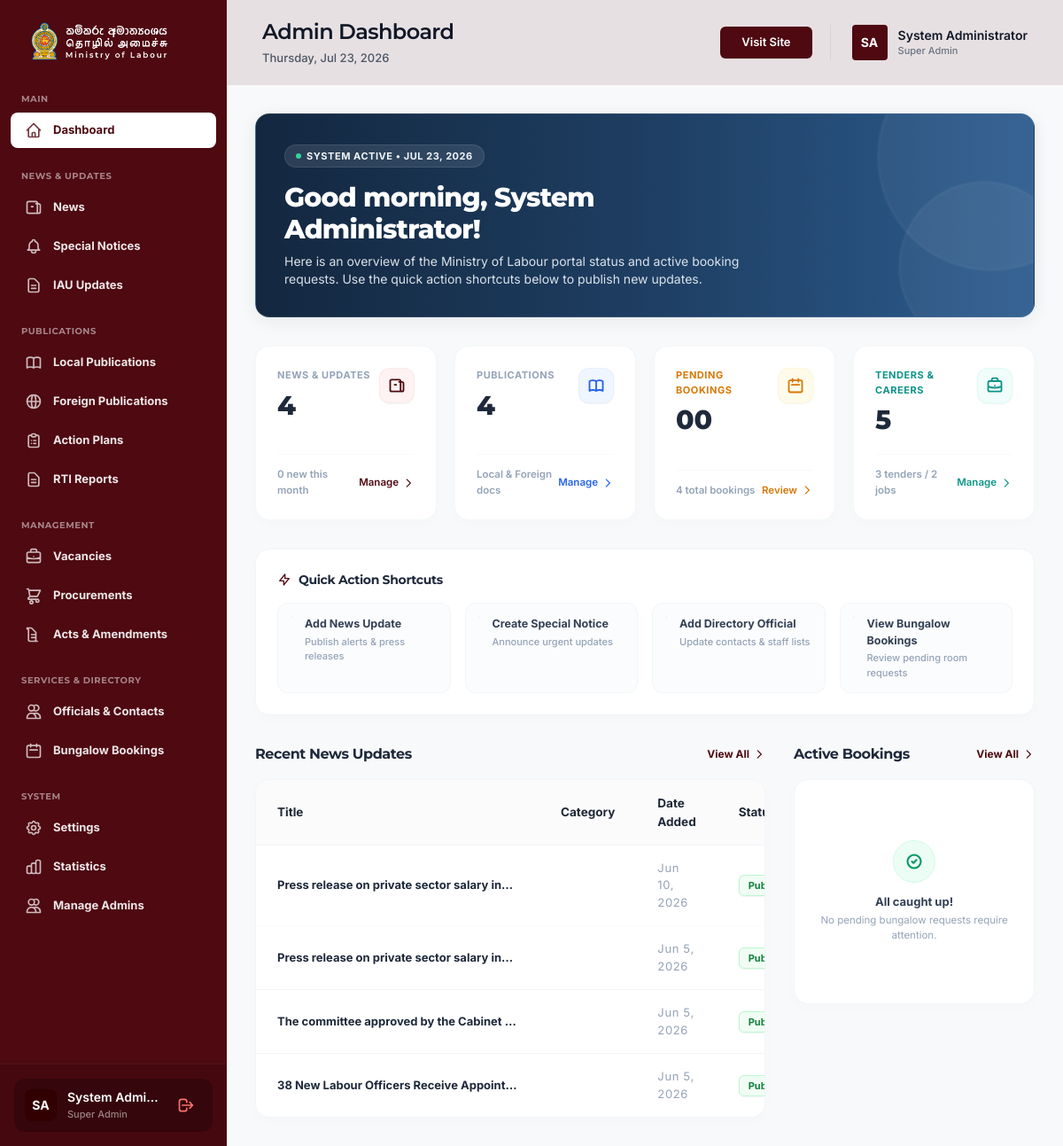
Page /admin/dashboard (signed in) on the committed database.
### tables this page shows
CREATE TABLE `news` (
  `id` int(11) NOT NULL AUTO_INCREMENT,
  `title` varchar(255) NOT NULL,
  `title_si` varchar(255) DEFAULT NULL,
  `title_ta` varchar(255) DEFAULT NULL,
  `publish_date` date DEFAULT NULL,
  `content` longtext NOT NULL,
  `content_si` longtext DEFAULT NULL,
  `content_ta` longtext DEFAULT NULL,
  `cover_image` varchar(255) DEFAULT NULL,
  `tags` varchar(255) DEFAULT NULL,
  `language` varchar(20) NOT NULL DEFAULT 'english',
  `visibility` enum('public','private','hidden') NOT NULL DEFAULT 'public',
  `is_featured` tinyint(1) NOT NULL DEFAULT 0,
  `is_special_notice` tinyint(1) NOT NULL DEFAULT 0,
  `status` enum('Draft','Pending Approval','Published') NOT NULL DEFAULT 'Draft',
  `author_id` int(11) DEFAULT NULL,
  `created_at` timestamp NULL DEFAULT current_timestamp(),
  `updated_at` timestamp NULL DEFAULT current_timestamp() ON UPDATE current_timestamp(),
  PRIMARY KEY (`id`),
  KEY `author_id` (`author_id`),
  CONSTRAINT `news_ibfk_1` FOREIGN KEY (`author_id`) REFERENCES `admins` (`id`) ON DELETE SET NULL
);

### admin/index.php (the view, shortened to what the rows shown need)
<?php
require_once 'includes/auth.php';
require_once 'includes/db.php';
$recentNews = [];
try {
    $recentNews = $pdo->query("SELECT n.*, a.name as author_name FROM news n LEFT JOIN admins a ON n.author_id = a.id ORDER BY n.created_at DESC LIMIT 5")->fetchAll();
} catch (PDOException $e) {}
include 'includes/header.php';
?>
<div class="flex-1 flex flex-col min-w-0 bg-[#F8F9FA] relative z-10 font-inter">
    <?php include 'includes/topbar.php'; ?>
    <main class="flex-1 overflow-x-hidden overflow-y-auto p-4 md:p-8 bg-[#F8F9FA]">
        <div class="relative bg-gradient-to-r from-primary via-[#1E3E62] to-[#2D5C8F] rounded-2xl p-6 md:p-8 text-white mb-8 overflow-hidden shadow-[0_4px_20px_rgba(19,39,63,0.08)] border border-slate-100/10">
            <div class="relative z-10 max-w-xl">
                <?php
                $adminUser = getLoggedInAdmin();
                $hour = date('H');
                $greeting = 'Welcome back';
                if ($hour < 12) {
                    $greeting = 'Good morning';
                } elseif ($hour < 17) {
                    $greeting = 'Good afternoon';
                } else {
                    $greeting = 'Good evening';
                }
                ?>
                <h2 class="text-2xl md:text-3xl font-extrabold font-montserrat tracking-tight mb-2">
                    <?= $greeting ?>, <?= htmlspecialchars($adminUser['name'] ?? 'Admin') ?>!
                </h2>
            </div>
        </div>
        <?php
        $showNewsTable = hasPermission('manage_news');
        $showBookingsTable = hasPermission('manage_bookings');
        ?>
        <?php if ($showNewsTable || $showBookingsTable): ?>
        <div class="grid grid-cols-1 lg:grid-cols-3 gap-8">
            <?php if ($showNewsTable): ?>
            <div class="<?= $showBookingsTable ? 'lg:col-span-2' : 'lg:col-span-3' ?>">
                <?php
                $headers = [
                    ['label' => 'Title', 'class' => ''],
                    ['label' => 'Category', 'class' => 'w-32'],
                    ['label' => 'Date Added', 'class' => 'w-32'],
                    ['label' => 'Status', 'class' => 'w-28'],
                    ['label' => 'Actions', 'class' => 'text-right w-20']
                ];
                renderAdminTable($headers, $recentNews, function($news) {
                    ?>
                    <tr class="hover:bg-slate-50/60 bg-white border-b border-slate-50/70 transition-all duration-150 group">
                        <td class="py-4 px-6 font-bold text-slate-800 max-w-xs truncate group-hover:text-secondary transition-colors"><?= htmlspecialchars($news['title']) ?></td>
                        <td class="py-4 px-6 text-slate-500 font-semibold text-[12px]"><?= htmlspecialchars($news['category']) ?></td>
                        <td class="py-4 px-6 text-slate-400 font-mono"><?= date('M j, Y', strtotime($news['created_at'])) ?></td>
                        <td class="py-4 px-6">
                            <?php if ($news['status'] === 'Published'): ?>
                            <span class="px-2.5 py-1 rounded-md bg-green-50 text-green-700 border border-green-200 text-[11px] font-bold shadow-sm">Published</span>
                            <?php else: ?>
                            <span class="px-2.5 py-1 rounded-md bg-orange-50 text-orange-700 border border-orange-200 text-[11px] font-bold shadow-sm">Draft</span>
                            <?php endif; ?>
                        </td>
                    </tr>
                    <?php
                }, [
                    'minWidth' => '600px',
                    'emptyTitle' => 'No news updates published yet.',
                    'emptySubtitle' => 'Click "Add News Update" to publish your first content.',
                    'emptyIcon' => 'news',
                    'containerClass' => 'bg-white rounded-2xl border border-slate-100 shadow-[0_4px_16px_rgba(0,0,0,0.015)] overflow-hidden'
                ]);
                ?>
            </div>
            <?php endif; ?>
        </div>
        <?php endif; ?>
    </main>
</div>
<?php include 'includes/footer.php'; ?>

### admin/includes/table-helper.php (shortened to what the rows shown need)
<?php
function renderAdminTable(array $headers, array $rows, callable $renderRowCallback, array $options = []) {
    $minWidth       = $options['minWidth'] ?? '800px';
    $emptyTitle     = $options['emptyTitle'] ?? 'No records found';
    $emptySubtitle  = $options['emptySubtitle'] ?? 'There are no items matching your criteria.';
    $emptyIcon      = $options['emptyIcon'] ?? 'document';
    $tableClass     = $options['tableClass'] ?? 'js-filterable-table w-full text-left border-collapse';
    $containerClass = $options['containerClass'] ?? 'bg-white rounded-2xl shadow-sm border border-gray-100 overflow-hidden mb-12';
    $tableId        = $options['tableId'] ?? 'admin-table-' . uniqid();
    ?>
    <div class="<?= htmlspecialchars($containerClass) ?>" data-table-id="<?= htmlspecialchars($tableId) ?>">
        <div class="overflow-x-auto">
            <table class="<?= htmlspecialchars($tableClass) ?>" style="min-width: <?= htmlspecialchars($minWidth) ?>;" id="<?= htmlspecialchars($tableId) ?>">
                <thead>
                    <tr class="bg-gray-50/70 text-gray-650 border-b border-gray-100 text-[13.5px] font-semibold font-inter select-none">
                        <?php foreach ($headers as $header):
                            $thClass = $header['class'] ?? '';
                            $thLabel = $header['label'] ?? '';
                        ?>
                            <th class="py-4 px-6 <?= htmlspecialchars($thClass) ?>"><?= htmlspecialchars($thLabel) ?></th>
                        <?php endforeach; ?>
                    </tr>
                </thead>
                <?php
                $tbodyClass = $options['tbodyClass'] ?? 'divide-y divide-gray-100 text-[13px]';
                $tbodyAttrs = $options['tbodyAttrs'] ?? '';
                ?>
                <tbody class="<?= htmlspecialchars($tbodyClass) ?>" <?= $tbodyAttrs ?>>
                    <?php if (empty($rows)): ?>
                    <tr class="js-empty-state">
                        <td colspan="<?= count($headers) ?>" class="py-16 px-6 text-center text-slate-400">
                            <div class="w-16 h-16 bg-slate-50 rounded-full flex items-center justify-center mx-auto mb-4 border border-slate-100 shadow-inner">
                                <?php if ($emptyIcon === 'users'): ?>
                                    <svg class="w-8 h-8 text-slate-300" fill="none" stroke="currentColor" stroke-width="1.5" viewBox="0 0 24 24"><path stroke-linecap="round" stroke-linejoin="round" d="M15 19.128a9.38 9.38 0 002.625.372 9.337 9.337 0 004.121-.952 4.125 4.125 0 00-7.533-2.493M15 19.128v-.003c0-1.113-.285-2.16-.786-3.07M15 19.128v.109A11.386 11.386 0 0110.089 20M3 16.172c0-2.278 1.964-4.122 4.382-4.122 2.419 0 4.382 1.844 4.382 4.122 0 1.139-.491 2.164-1.282 2.9M3 16.172v.109A11.386 11.386 0 007.91 20M3 16.172a11.387 11.387 0 014.91-4.085m0 0a5.002 5.002 0 019.288 0M15 7a3 3 0 11-6 0 3 3 0 016 0zm6 3a2 2 0 11-4 0 2 2 0 014 0zM7 10a2 2 0 11-4 0 2 2 0 014 0z" /></svg>
                                <?php elseif ($emptyIcon === 'news'): ?>
                                    <svg class="w-8 h-8 text-slate-300" fill="none" stroke="currentColor" stroke-width="1.5" viewBox="0 0 24 24"><path stroke-linecap="round" stroke-linejoin="round" d="M12 7.5h1.5m-1.5 3h1.5m-7.5 3h7.5m-7.5 3h7.5m3-9h3.375c.621 0 1.125.504 1.125 1.125V18a2.25 2.25 0 01-2.25 2.25M16.5 7.5V4.875c0-.621-.504-1.125-1.125-1.125H4.125C3.504 3.75 3 4.254 3 4.875V18a2.25 2.25 0 002.25 2.25h13.5M6 7.5h3v3H6v-3z" /></svg>
                                <?php else: ?>
                                    <svg class="w-8 h-8 text-slate-300" fill="none" stroke="currentColor" stroke-width="1.5" viewBox="0 0 24 24"><path stroke-linecap="round" stroke-linejoin="round" d="M19.5 14.25v-2.625a3.375 3.375 0 00-3.375-3.375h-1.5A1.125 1.125 0 0113.5 7.125v-1.5a3.375 3.375 0 00-3.375-3.375H8.25m2.25 0H5.625c-.621 0-1.125.504-1.125 1.125v17.25c0 .621.504 1.125 1.125 1.125h12.75c.621 0 1.125-.504 1.125-1.125V11.25a9 9 0 00-9-9z"></path></svg>
                                <?php endif; ?>
                            </div>
                            <span class="font-bold text-slate-700 block mb-1"><?= htmlspecialchars($emptyTitle) ?></span>
                            <span class="text-xs text-slate-400"><?= htmlspecialchars($emptySubtitle) ?></span>
                        </td>
                    </tr>
                    <?php else: ?>
                        <?php foreach ($rows as $index => $row) {
                            $renderRowCallback($row, $index);
                        } ?>
                    <?php endif; ?>
                </tbody>
            </table>
        </div>
    </div>
    <?php
}

### rows in the picture
news: title "Press release on private sector salary in…", created_at "Jun 10, 2026", status "Published"
news: title "Press release on private sector salary in…", created_at "Jun 5, 2026", status "Published"
news: title "The committee approved by the Cabinet…", created_at "Jun 5, 2026", status "Published"
news: title "38 New Labour Officers Receive Appoint…", created_at "Jun 5, 2026", status "Published"

### other values in the picture
getInitials($sidebarUser['name'] ?? 'Admin') "SA"
$sidebarUser['name'] "System Admi…"
str_replace('_', ' ', $sidebarUser['role'] ?? 'Admin') "Super Admin"
getInitials($currentUser['name'] ?? 'Admin') "SA"
$currentUser['name'] "System Administrator"
str_replace('_', ' ', $currentUser['role'] ?? 'Admin') "Super Admin"
$greeting "Good morning"
$adminUser['name'] "System Administrator"
$newsCount "4"
$newsThisMonth "0"
$totalPublications "4"
$pendingBookings "00"
$totalBookings "4"
$procurementCount + $vacancyCount "5"
$procurementCount "3"
